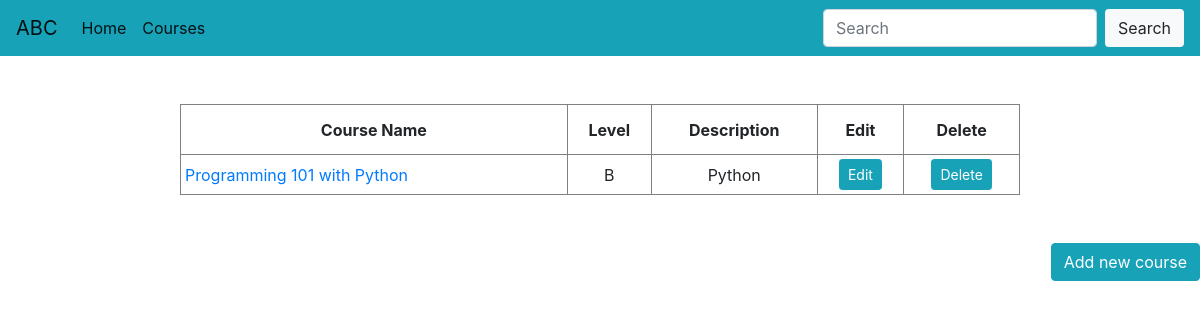
/education/courses/, run on an earlier commit of the app's database.
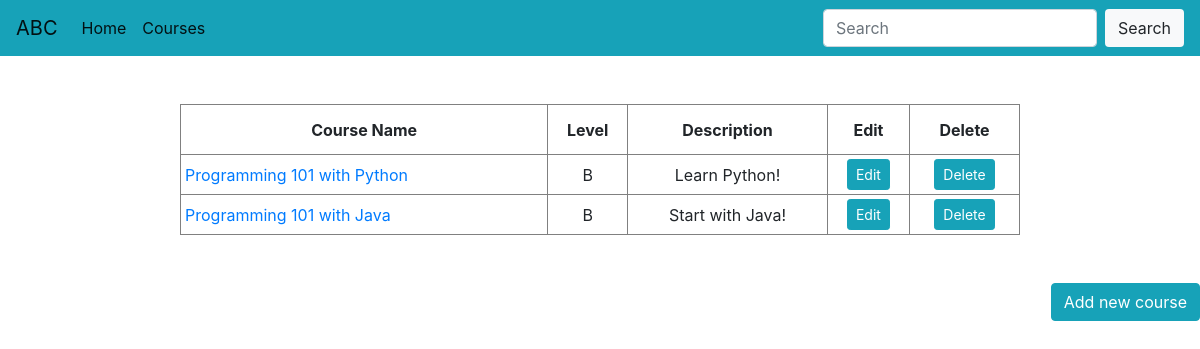
And on a later commit of the database.
### Education/models.py (models this page shows, shortened)
class Course(models.Model):
    name = models.CharField(max_length=255, unique=True)
    description = models.TextField()
    BEGINER = 'B'
    INTERMEDIATE = 'I'
    ADVANCED = 'A'
    LEVELS = [
        (BEGINER, 'Beginer'),
        (INTERMEDIATE, 'Intermediate'),
        (ADVANCED, 'Advanced')
    ]
    level = models.CharField(max_length=255, choices=LEVELS, default=BEGINER)

### Education/views/courses.py (the view)
# urls.py: path('', courses.list, name='list'),
def list(request):
    return render(request, 'courses/list.html',
                  {'courses': Course.objects.all()})

### Education/templates/courses/list.html (shortened to what this page needs)
{% extends "courses/base.html" %} {% block content %}
{% if courses %}
<table class="center">
    <tr>
        <th style="text-align:center;">Course Name</th>
        <th style="text-align:center;">Level</th>
        <th style="text-align:center;">Description</th>
        <th style="text-align:center;">Edit</th>
        <th style="text-align:center;">Delete</th>
    </tr>
    {% for course in courses %}
        <tr>
            <td style="text-align:left;">
                <a href="{% url 'Education:courses:detail' course.id %}">{{ course.name }}</a>
            </td>
            <td style="text-align:center;">{{ course.level }}</td>
            <td style="text-align:center;">{{ course.description }}</td>
            <td style="text-align:center;"><a href="{% url 'Education:courses:edit' course.id %}"><button type="button" class="btn btn-info btn-sm">Edit</button></a></td>
            <td style="text-align:center;"><a href="{% url 'Education:courses:delete' course.id %}"><button type=button class="btn btn-info btn-sm">Delete</button></td>
        </tr>
    {% endfor %}
</table>
{% else %}
    <h2>No courses yet</h2>
{% endif %}
<p class="font-weight text-right"><a href="{% url 'Education:courses:create' %}"><button type="button" class="btn btn-info">Add new course</button></a></p>
{% endblock %}

What changed in the data, as far as the page shows it:
changed Course "Programming 101 with Python": description "Python" → "Learn Python!"
added Course: name "Programming 101 with Java", level "B", description "Start with Java!"
